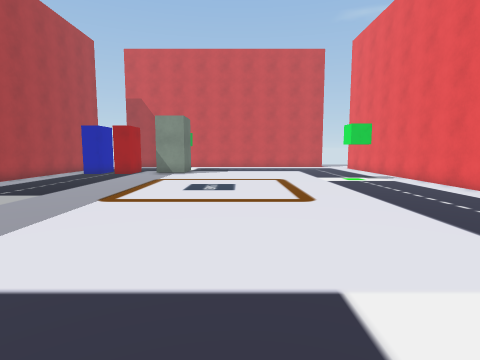
view 1 (above)

16 first-person views from a walk through a 3-D level made in the Unity game engine. The camera is 1.5 m above the floor, tilts 6° down and sees 80° across. The floor is counted in squares, 1 m on a side. Each view is taken from the middle of a square. On the plan, view 1 faces up. The plan holds only what a view shows up to about 14 squares ahead; the rest is blank. The player character is not drawn.

view 2
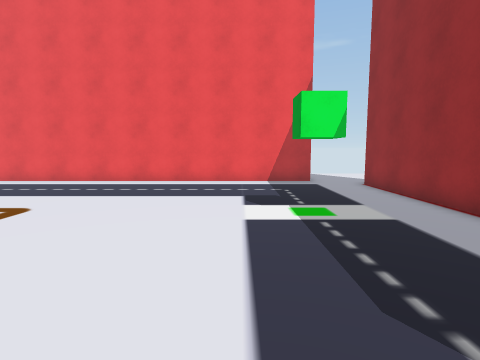

view 3
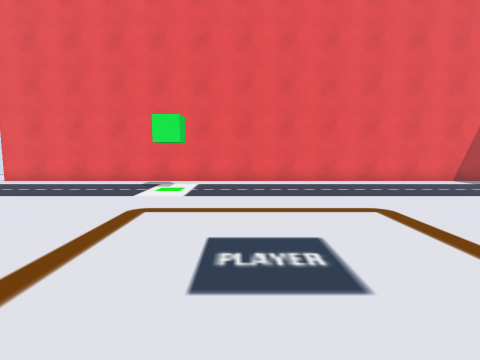

view 4
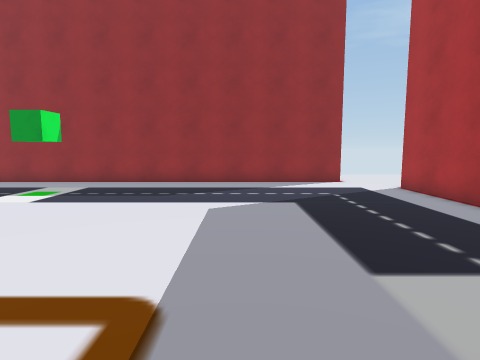

view 5
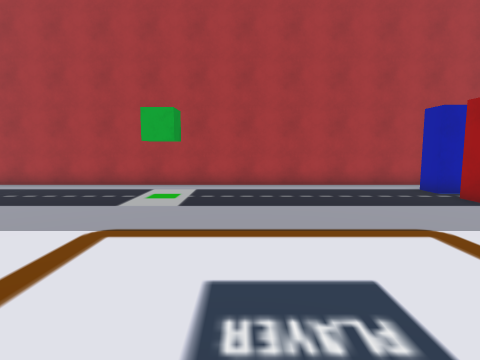

view 6
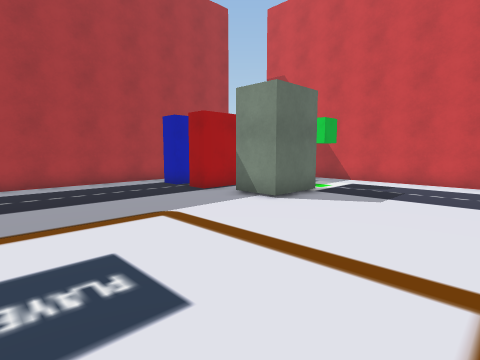

view 7
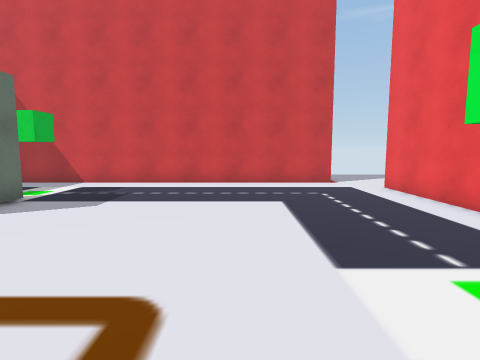

view 8
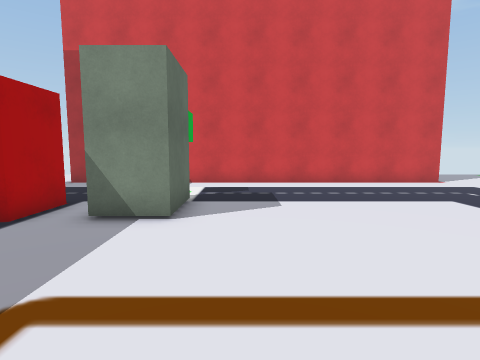

view 9
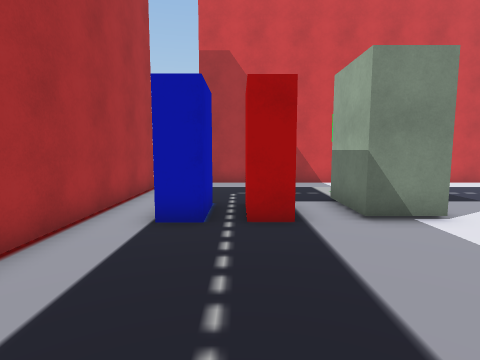

view 10
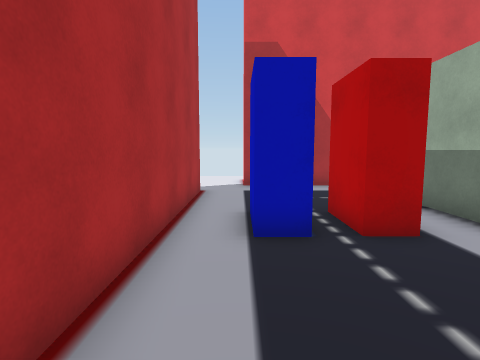

view 11
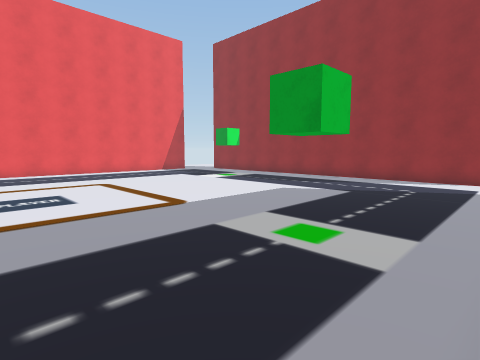

view 12
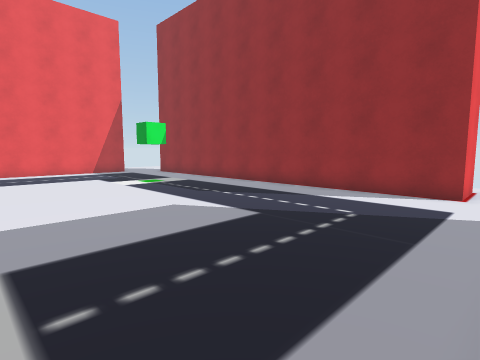

view 13
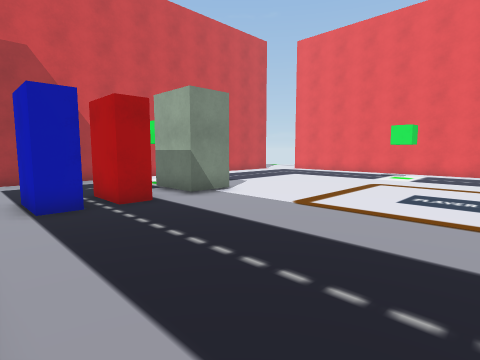

view 14
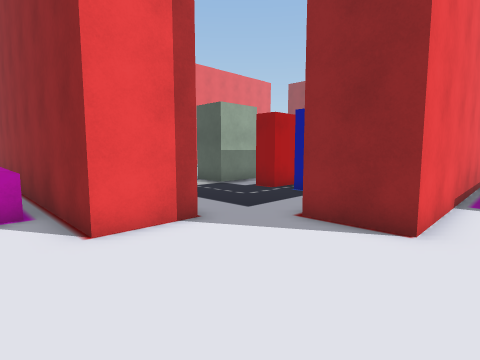

view 15
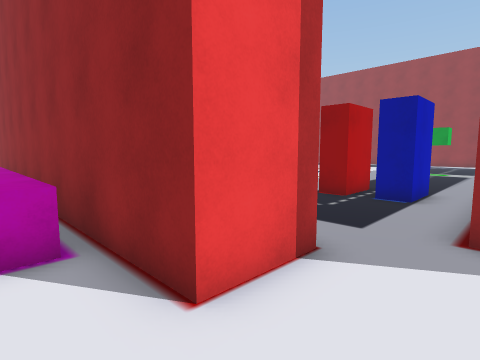

view 16
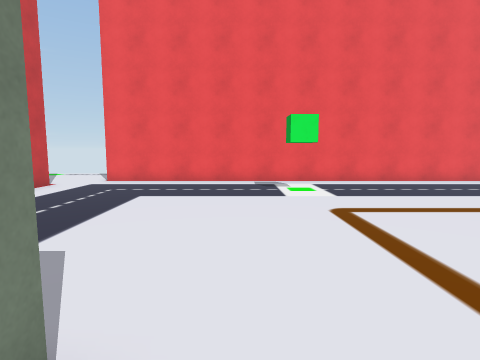

### Floor plan
Points are (right, up) in squares from view 1. A wall is a line through its corners. A room is listed if a view was taken in it or the views show most of it. See-through windows are left out.
Room 1 (views 1, 2, 3, 4, 5, 6, 7, 8, 9, 10, 11, 12, 13, 16)
walls: (-9.8, -2.5) (7.6, -2.5); (-11.5, 23.4) (-11.5, -0.5); (8.8, -0.5) (8.8, 23.5); (7.2, 25.2) (-9.8, 25.2)
ways out: opening at (-11, 24.5) to room 2; opening at (-11, -1.3); opening at (7.5, 24); opening at (8.5, -1.5)
objects: blue block (-10, 18) to (-9, 20); red block (-8, 18) to (-7, 20); other object (-5, 18) to (-4, 20)
Room 2 (views 14, 15)
walls: (-13.8, 14.6) (-13.8, 23.4) (-11.5, 23.4); (-9.8, 25.2) (-9.8, 27.4)
ways out: opening at (-11, 24.5) to room 1; opening at (-10.5, 28.5)

Positions as (right, up) in squares from view 1, and headings:
1: (0, 0), facing up
2: (-5, 3), facing right
3: (-5, 12), facing right
4: (-5, 11), facing down
5: (1, 11), facing left
6: (2, 11), facing up-left
7: (3, 12), facing up
8: (-2, 12), facing up
9: (-8, 12), facing up
10: (-10, 13), facing up
11: (-11, 13), facing down-right
12: (-11, 8), facing down-right
13: (-11, 10), facing up-right
14: (-15, 29), facing down-right
15: (-12, 29), facing down-right
16: (-5, 17), facing right
